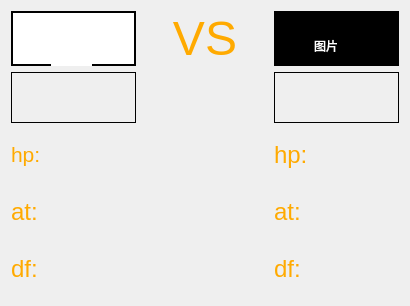
<?xml version="1.0" encoding="UTF-8"?>
<ui version="4.0">
 <class>Fight</class>
 <widget class="QWidget" name="Fight">
  <property name="geometry">
   <rect>
    <x>0</x>
    <y>0</y>
    <width>410</width>
    <height>306</height>
   </rect>
  </property>
  <property name="minimumSize">
   <size>
    <width>410</width>
    <height>306</height>
   </size>
  </property>
  <property name="maximumSize">
   <size>
    <width>410</width>
    <height>306</height>
   </size>
  </property>
  <property name="windowTitle">
   <string>Form</string>
  </property>
  <property name="styleSheet">
   <string notr="true">background-image: url(:/Titles/fightbgd.png);</string>
  </property>
  <layout class="QGridLayout" name="gridLayout">
   <item row="0" column="0">
    <widget class="QFrame" name="frame">
     <property name="styleSheet">
      <string notr="true">
background-color: rgb(255, 255, 255);</string>
     </property>
     <property name="frameShape">
      <enum>QFrame::WinPanel</enum>
     </property>
     <property name="frameShadow">
      <enum>QFrame::Plain</enum>
     </property>
     <widget class="QLabel" name="label_2">
      <property name="geometry">
       <rect>
        <x>40</x>
        <y>10</y>
        <width>41</width>
        <height>51</height>
       </rect>
      </property>
      <property name="text">
       <string>&lt;html&gt;&lt;head/&gt;&lt;body&gt;&lt;p align=&quot;center&quot;&gt;&lt;span style=&quot; color:#ffffff;&quot;&gt;图片&lt;/span&gt;&lt;/p&gt;&lt;/body&gt;&lt;/html&gt;</string>
      </property>
     </widget>
    </widget>
   </item>
   <item row="0" column="1">
    <widget class="QLabel" name="label">
     <property name="text">
      <string>&lt;html&gt;&lt;head/&gt;&lt;body&gt;&lt;p align=&quot;center&quot;&gt;&lt;span style=&quot; font-size:36pt; color:#ffaa00;&quot;&gt;VS&lt;/span&gt;&lt;/p&gt;&lt;/body&gt;&lt;/html&gt;</string>
     </property>
    </widget>
   </item>
   <item row="0" column="2">
    <widget class="QFrame" name="frame_2">
     <property name="styleSheet">
      <string notr="true">background-color: rgb(0, 0, 0);</string>
     </property>
     <property name="frameShape">
      <enum>QFrame::WinPanel</enum>
     </property>
     <widget class="QLabel" name="label_3">
      <property name="geometry">
       <rect>
        <x>40</x>
        <y>10</y>
        <width>41</width>
        <height>51</height>
       </rect>
      </property>
      <property name="text">
       <string>&lt;html&gt;&lt;head/&gt;&lt;body&gt;&lt;p&gt;&lt;span style=&quot; color:#ffffff;&quot;&gt;图片&lt;/span&gt;&lt;/p&gt;&lt;/body&gt;&lt;/html&gt;</string>
      </property>
     </widget>
    </widget>
   </item>
   <item row="1" column="0">
    <widget class="QLabel" name="Monster">
     <property name="frameShape">
      <enum>QFrame::Box</enum>
     </property>
     <property name="text">
      <string>&lt;html&gt;&lt;head/&gt;&lt;body&gt;&lt;p align=&quot;center&quot;&gt;&lt;br/&gt;&lt;/p&gt;&lt;/body&gt;&lt;/html&gt;</string>
     </property>
    </widget>
   </item>
   <item row="1" column="2">
    <widget class="QLabel" name="Braver">
     <property name="frameShape">
      <enum>QFrame::Box</enum>
     </property>
     <property name="text">
      <string>&lt;html&gt;&lt;head/&gt;&lt;body&gt;&lt;p align=&quot;center&quot;&gt;&lt;br/&gt;&lt;/p&gt;&lt;/body&gt;&lt;/html&gt;</string>
     </property>
    </widget>
   </item>
   <item row="2" column="0">
    <widget class="QLabel" name="mthp">
     <property name="frameShape">
      <enum>QFrame::NoFrame</enum>
     </property>
     <property name="text">
      <string>&lt;html&gt;&lt;head/&gt;&lt;body&gt;&lt;p&gt;&lt;span style=&quot; font-size:16pt; color:#ffaa00;&quot;&gt;hp:&lt;/span&gt;&lt;/p&gt;&lt;/body&gt;&lt;/html&gt;</string>
     </property>
    </widget>
   </item>
   <item row="2" column="2">
    <widget class="QLabel" name="hp">
     <property name="text">
      <string>&lt;html&gt;&lt;head/&gt;&lt;body&gt;&lt;p&gt;&lt;span style=&quot; font-size:18pt; color:#ffaa00;&quot;&gt;hp:&lt;/span&gt;&lt;/p&gt;&lt;/body&gt;&lt;/html&gt;</string>
     </property>
    </widget>
   </item>
   <item row="3" column="0">
    <widget class="QLabel" name="mtat">
     <property name="text">
      <string>&lt;html&gt;&lt;head/&gt;&lt;body&gt;&lt;p&gt;&lt;span style=&quot; font-size:18pt; color:#ffaa00;&quot;&gt;at:&lt;/span&gt;&lt;/p&gt;&lt;/body&gt;&lt;/html&gt;</string>
     </property>
    </widget>
   </item>
   <item row="3" column="2">
    <widget class="QLabel" name="at">
     <property name="text">
      <string>&lt;html&gt;&lt;head/&gt;&lt;body&gt;&lt;p&gt;&lt;span style=&quot; font-size:18pt; color:#ffaa00;&quot;&gt;at:&lt;/span&gt;&lt;/p&gt;&lt;/body&gt;&lt;/html&gt;</string>
     </property>
    </widget>
   </item>
   <item row="4" column="0">
    <widget class="QLabel" name="mtdf">
     <property name="text">
      <string>&lt;html&gt;&lt;head/&gt;&lt;body&gt;&lt;p&gt;&lt;span style=&quot; font-size:18pt; color:#ffaa00;&quot;&gt;df:&lt;/span&gt;&lt;/p&gt;&lt;/body&gt;&lt;/html&gt;</string>
     </property>
    </widget>
   </item>
   <item row="4" column="2">
    <widget class="QLabel" name="df">
     <property name="text">
      <string>&lt;html&gt;&lt;head/&gt;&lt;body&gt;&lt;p&gt;&lt;span style=&quot; font-size:18pt; color:#ffaa00;&quot;&gt;df:&lt;/span&gt;&lt;/p&gt;&lt;/body&gt;&lt;/html&gt;</string>
     </property>
    </widget>
   </item>
  </layout>
  <zorder>frame_2</zorder>
  <zorder>label</zorder>
  <zorder>Monster</zorder>
  <zorder>Braver</zorder>
  <zorder>mthp</zorder>
  <zorder>mtat</zorder>
  <zorder>mtdf</zorder>
  <zorder>hp</zorder>
  <zorder>at</zorder>
  <zorder>df</zorder>
  <zorder>frame</zorder>
 </widget>
 <resources/>
 <connections/>
</ui>
